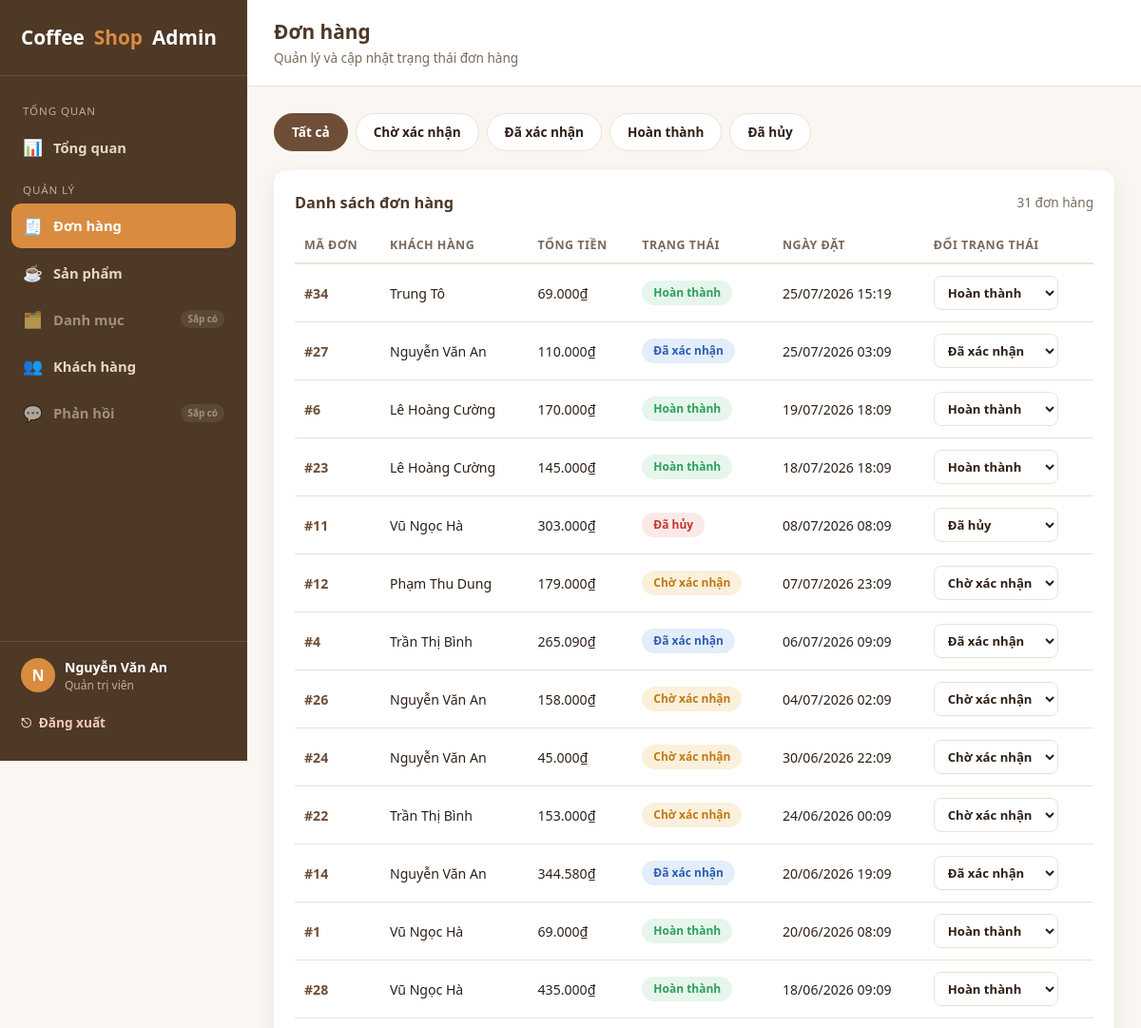
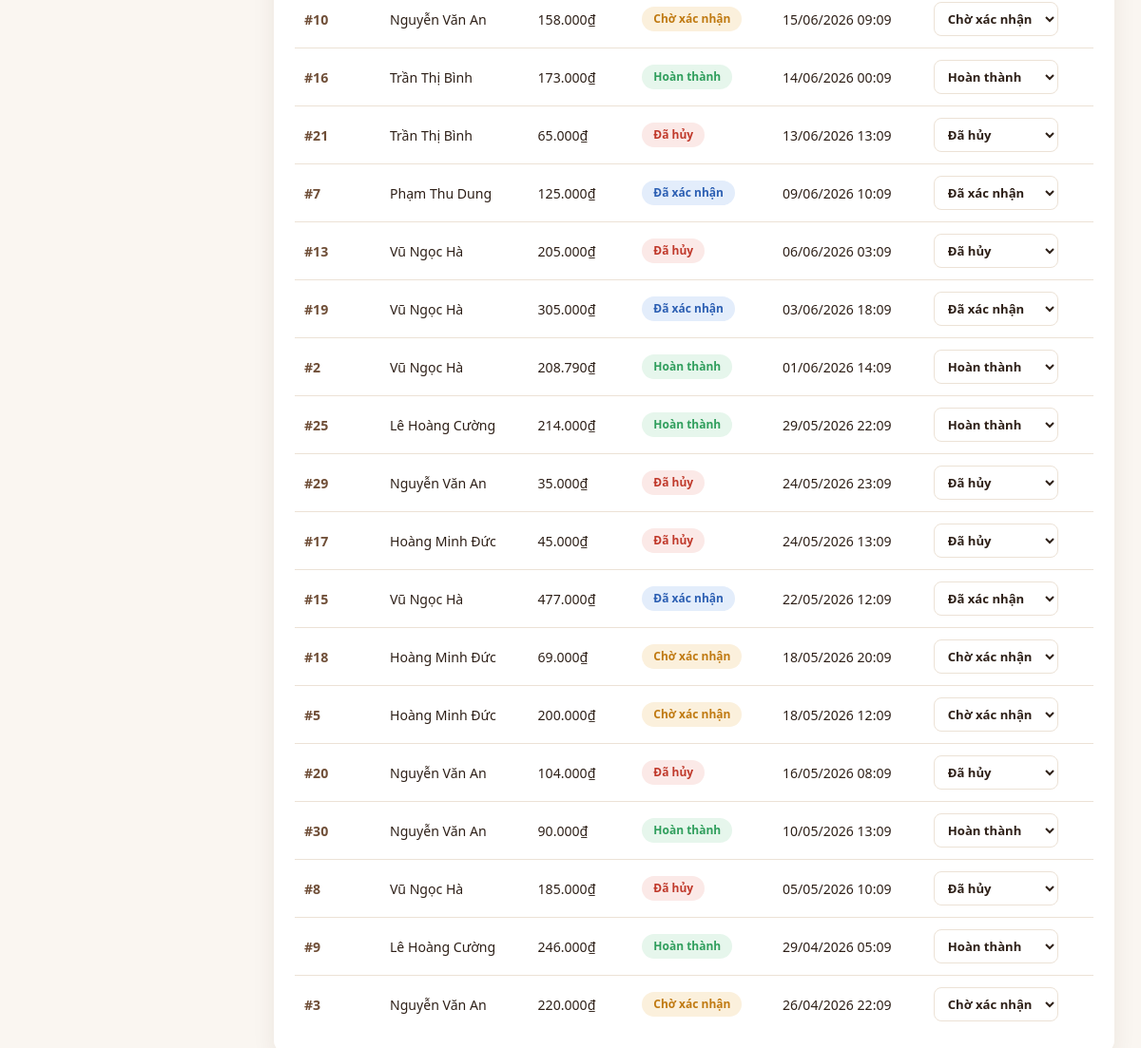
The app's page /admin/orders (signed in) with its own data (2 pictures, top to bottom).
### tables this page shows
CREATE TABLE orders (
    id INTEGER PRIMARY KEY AUTOINCREMENT,
    user_id INTEGER,
    customer_name TEXT NOT NULL,
    customer_email TEXT,
    customer_phone TEXT,
    status TEXT NOT NULL DEFAULT 'pending',
    total_amount INTEGER NOT NULL DEFAULT 0,
    note TEXT,
    created_at TEXT NOT NULL,
    FOREIGN KEY (user_id) REFERENCES user (id)
);

### app.py (the view)
@app.route("/admin/orders")
@admin_required
def admin_orders():
    db = get_db()
    status = request.args.get("status") or ""
    query = "SELECT * FROM orders WHERE 1=1"
    params = []
    if status in ORDER_STATUSES:
        query += " AND status = ?"
        params.append(status)
    query += " ORDER BY created_at DESC"
    orders = db.execute(query, params).fetchall()
    return render_template(
        "admin/orders.html",
        orders=orders,
        selected_status=status,
        active_page="orders",
    )

### app.py (called while the page is built)
def get_db():
    if "db" not in g:
        g.db = sqlite3.connect(DB_PATH)
        g.db.row_factory = sqlite3.Row
    return g.db

@app.template_filter("vnd")
def format_vnd(value):
    try:
        value = int(value)
    except (TypeError, ValueError):
        return value
    return f"{value:,.0f}".replace(",", ".") + "₫"

@app.template_filter("datetimevi")
def format_datetimevi(value):
    try:
        dt = datetime.fromisoformat(value)
    except (TypeError, ValueError):
        return value
    return dt.strftime("%d/%m/%Y %H:%M")

@app.context_processor
def inject_order_status_meta():
    return {"ORDER_STATUSES": ORDER_STATUSES, "ORDER_STATUS_LABELS": ORDER_STATUS_LABELS}

def admin_required(view):
    @wraps(view)
    def wrapped(*args, **kwargs):
        if not session.get("is_admin"):
            return redirect(url_for("admin_login", next=request.path))
        return view(*args, **kwargs)
    return wrapped

### templates/admin/orders.html (shortened to what this page needs)
{% extends "admin/base.html" %}
{% block page_title %}Đơn hàng{% endblock %}
{% block page_subtitle %}Quản lý và cập nhật trạng thái đơn hàng{% endblock %}
{% block content %}
<div class="admin-toolbar">
  <div class="status-filter-tabs">
    <a href="{{ url_for('admin_orders') }}" class="status-filter-tab {{ 'active' if not selected_status else '' }}">Tất cả</a>
    {% for s in ORDER_STATUSES %}
    <a href="{{ url_for('admin_orders', status=s) }}" class="status-filter-tab {{ 'active' if selected_status == s else '' }}">{{ ORDER_STATUS_LABELS[s] }}</a>
    {% endfor %}
  </div>
</div>
<div class="admin-panel">
  <div class="admin-panel-header">
    <h2 class="admin-panel-title" style="margin: 0;">Danh sách đơn hàng</h2>
    <span class="result-count">{{ orders|length }} đơn hàng</span>
  </div>
  {% if orders %}
  <table class="admin-table">
    <thead>
      <tr>
        <th>Mã đơn</th>
        <th>Khách hàng</th>
        <th>Tổng tiền</th>
        <th>Trạng thái</th>
        <th>Ngày đặt</th>
        <th>Đổi trạng thái</th>
      </tr>
    </thead>
    <tbody>
      {% for o in orders %}
      <tr class="clickable-row" data-href="{{ url_for('admin_order_detail', order_id=o.id) }}">
        <td><a class="order-id-link" href="{{ url_for('admin_order_detail', order_id=o.id) }}">#{{ o.id }}</a></td>
        <td>{{ o.customer_name }}</td>
        <td>{{ o.total_amount | vnd }}</td>
        <td><span class="badge {{ o.status }}">{{ ORDER_STATUS_LABELS.get(o.status, o.status) }}</span></td>
        <td>{{ o.created_at | datetimevi }}</td>
        <td>
          <form method="POST" action="{{ url_for('admin_order_status', order_id=o.id) }}">
            <select name="status" class="status-select" onchange="this.form.submit()">
              {% for s in ORDER_STATUSES %}
              <option value="{{ s }}" {{ 'selected' if o.status == s else '' }}>{{ ORDER_STATUS_LABELS[s] }}</option>
              {% endfor %}
            </select>
          </form>
        </td>
      </tr>
      {% endfor %}
    </tbody>
  </table>
  {% else %}
  <p class="empty-hint">Không có đơn hàng nào.</p>
  {% endif %}
</div>
{% endblock %}

### static/css/admin.css (style rules this page uses)
:root { --color-bg: #faf6f1; --color-surface: #ffffff; --color-primary: #6f4e37; --color-primary-dark: #4e3826; --color-accent: #d98c3f; --color-text: #2e2018; --color-text-muted: #7a6a5c; --color-border: #ece2d6; --color-success: #2f9e5c; --color-success-bg: #e6f6ec; --color-warning: #c07a12; --color-warning-bg: #fbf0dc; --color-danger: #c0392b; --color-danger-bg: #fbe9e7; --radius: 14px; --shadow: 0 8px 24px rgba(60, 40, 20, 0.08); --shadow-hover: 0 14px 32px rgba(60, 40, 20, 0.14); --transition: 0.2s ease; --sidebar-width: 260px; }
* { box-sizing: border-box; }
body.admin-body { margin: 0; font-family: "Segoe UI", "Helvetica Neue", Arial, sans-serif; background: var(--color-bg); color: var(--color-text); line-height: 1.5; }
a { text-decoration: none; color: inherit; }
.admin-panel { background: var(--color-surface); border-radius: var(--radius); box-shadow: var(--shadow); padding: 22px; }
.admin-panel-title { font-size: 1.02rem; font-weight: 700; color: var(--color-primary-dark); margin: 0 0 16px; }
.admin-table { width: 100%; border-collapse: collapse; font-size: 0.88rem; }
.admin-table th { text-align: left; color: var(--color-text-muted); font-weight: 600; font-size: 0.78rem; text-transform: uppercase; letter-spacing: 0.04em; padding: 8px 10px; border-bottom: 2px solid var(--color-border); }
.admin-table td { padding: 12px 10px; border-bottom: 1px solid var(--color-border); color: var(--color-text); }
.admin-table tr:last-child td { border-bottom: none; }
.badge { display: inline-block; padding: 4px 12px; border-radius: 999px; font-size: 0.75rem; font-weight: 700; }
.badge.completed { background: var(--color-success-bg); color: var(--color-success); }
.badge.pending { background: var(--color-warning-bg); color: var(--color-warning); }
.badge.cancelled { background: var(--color-danger-bg); color: var(--color-danger); }
.badge.confirmed { background: #e3edfb; color: #2c5fb3; }
.admin-toolbar { display: flex; flex-wrap: wrap; align-items: center; gap: 12px; margin-bottom: 20px; }
.admin-panel-header { display: flex; align-items: center; justify-content: space-between; margin-bottom: 16px; }
.result-count { font-size: 0.85rem; color: var(--color-text-muted); }
.clickable-row { cursor: pointer; transition: background var(--transition); }
.order-id-link { font-weight: 700; color: var(--color-primary); }
.status-select { padding: 7px 10px; border-radius: 8px; border: 1px solid var(--color-border); font-family: inherit; font-size: 0.82rem; font-weight: 600; background: var(--color-surface); color: var(--color-text); cursor: pointer; }
.status-filter-tabs { display: flex; flex-wrap: wrap; gap: 8px; }
.status-filter-tab { padding: 9px 18px; border-radius: 999px; border: 1px solid var(--color-border); background: var(--color-surface); font-size: 0.85rem; font-weight: 600; color: var(--color-text); transition: all var(--transition); }
.status-filter-tab.active { background: var(--color-primary); border-color: var(--color-primary); color: #fff; }

### records on screen
orders: id "34", customer_name "Trung Tô", total_amount|vnd "69.000₫", get "Hoàn thành", created_at "25/07/2026 15:19"
orders: id "27", customer_name "Nguyễn Văn An", total_amount|vnd "110.000₫", get "Đã xác nhận", created_at "25/07/2026 03:09"
orders: id "6", customer_name "Lê Hoàng Cường", total_amount|vnd "170.000₫", get "Hoàn thành", created_at "19/07/2026 18:09"
orders: id "23", customer_name "Lê Hoàng Cường", total_amount|vnd "145.000₫", get "Hoàn thành", created_at "18/07/2026 18:09"
orders: id "11", customer_name "Vũ Ngọc Hà", total_amount|vnd "303.000₫", get "Đã hủy", created_at "08/07/2026 08:09"
orders: id "12", customer_name "Phạm Thu Dung", total_amount|vnd "179.000₫", get "Chờ xác nhận", created_at "07/07/2026 23:09"
orders: id "4", customer_name "Trần Thị Bình", total_amount|vnd "265.090₫", get "Đã xác nhận", created_at "06/07/2026 09:09"
orders: id "26", customer_name "Nguyễn Văn An", total_amount|vnd "158.000₫", get "Chờ xác nhận", created_at "04/07/2026 02:09"
orders: id "24", customer_name "Nguyễn Văn An", total_amount|vnd "45.000₫", get "Chờ xác nhận", created_at "30/06/2026 22:09"
orders: id "22", customer_name "Trần Thị Bình", total_amount|vnd "153.000₫", get "Chờ xác nhận", created_at "24/06/2026 00:09"
orders: id "14", customer_name "Nguyễn Văn An", total_amount|vnd "344.580₫", get "Đã xác nhận", created_at "20/06/2026 19:09"
orders: id "1", customer_name "Vũ Ngọc Hà", total_amount|vnd "69.000₫", get "Hoàn thành", created_at "20/06/2026 08:09"
orders: id "28", customer_name "Vũ Ngọc Hà", total_amount|vnd "435.000₫", get "Hoàn thành", created_at "18/06/2026 09:09"
orders: id "10", customer_name "Nguyễn Văn An", total_amount|vnd "158.000₫", get "Chờ xác nhận", created_at "15/06/2026 09:09"
orders: id "16", customer_name "Trần Thị Bình", total_amount|vnd "173.000₫", get "Hoàn thành", created_at "14/06/2026 00:09"
orders: id "21", customer_name "Trần Thị Bình", total_amount|vnd "65.000₫", get "Đã hủy", created_at "13/06/2026 13:09"
orders: id "7", customer_name "Phạm Thu Dung", total_amount|vnd "125.000₫", get "Đã xác nhận", created_at "09/06/2026 10:09"
orders: id "13", customer_name "Vũ Ngọc Hà", total_amount|vnd "205.000₫", get "Đã hủy", created_at "06/06/2026 03:09"
orders: id "19", customer_name "Vũ Ngọc Hà", total_amount|vnd "305.000₫", get "Đã xác nhận", created_at "03/06/2026 18:09"
orders: id "2", customer_name "Vũ Ngọc Hà", total_amount|vnd "208.790₫", get "Hoàn thành", created_at "01/06/2026 14:09"
orders: id "25", customer_name "Lê Hoàng Cường", total_amount|vnd "214.000₫", get "Hoàn thành", created_at "29/05/2026 22:09"
orders: id "29", customer_name "Nguyễn Văn An", total_amount|vnd "35.000₫", get "Đã hủy", created_at "24/05/2026 23:09"
orders: id "17", customer_name "Hoàng Minh Đức", total_amount|vnd "45.000₫", get "Đã hủy", created_at "24/05/2026 13:09"
orders: id "15", customer_name "Vũ Ngọc Hà", total_amount|vnd "477.000₫", get "Đã xác nhận", created_at "22/05/2026 12:09"
orders: id "18", customer_name "Hoàng Minh Đức", total_amount|vnd "69.000₫", get "Chờ xác nhận", created_at "18/05/2026 20:09"
orders: id "5", customer_name "Hoàng Minh Đức", total_amount|vnd "200.000₫", get "Chờ xác nhận", created_at "18/05/2026 12:09"
orders: id "20", customer_name "Nguyễn Văn An", total_amount|vnd "104.000₫", get "Đã hủy", created_at "16/05/2026 08:09"
orders: id "30", customer_name "Nguyễn Văn An", total_amount|vnd "90.000₫", get "Hoàn thành", created_at "10/05/2026 13:09"
orders: id "8", customer_name "Vũ Ngọc Hà", total_amount|vnd "185.000₫", get "Đã hủy", created_at "05/05/2026 10:09"
orders: id "9", customer_name "Lê Hoàng Cường", total_amount|vnd "246.000₫", get "Hoàn thành", created_at "29/04/2026 05:09"
orders: id "3", customer_name "Nguyễn Văn An", total_amount|vnd "220.000₫", get "Chờ xác nhận", created_at "26/04/2026 22:09"

### other values on screen
{{ (session.get('admin_name') or 'A')[:1] | upper }} "N"
{{ session.get('admin_name') or 'Admin' }} "Nguyễn Văn An"
{{ ORDER_STATUS_LABELS[s] }} "Chờ xác nhận" "Đã xác nhận" "Hoàn thành" "Đã hủy"
{{ orders|length }} "31"
form field status "Hoàn thành"
form field status "Đã xác nhận"
form field status "Đã hủy"
form field status "Chờ xác nhận"
